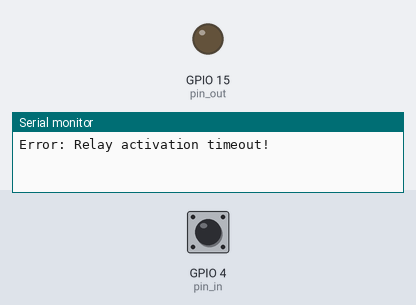
This program was run on a simulated ESP32-S3. Shown: output pins drawn as LEDs (lit = HIGH), the last lines printed to the serial monitor. Dashed ring = blinking. Inputs (shaded band) come from the test bench; at power-on: GPIO 4 (pin_in) HIGH.

Above: at 0.3 s.
At 1.25 s:
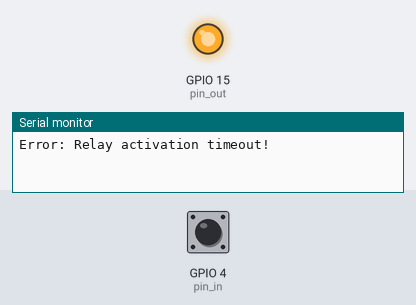
1.3 s: GPIO 4 (pin_in) pulled LOW for 0.15 s
At 2.1 s:
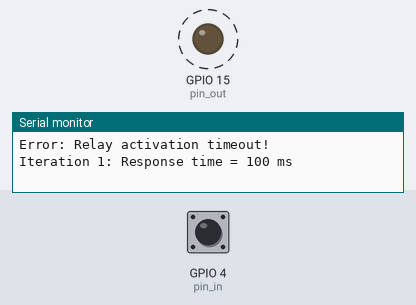
Timing chart, 0 to 10.3 s (numbered marks = the images above; inputs shaded):
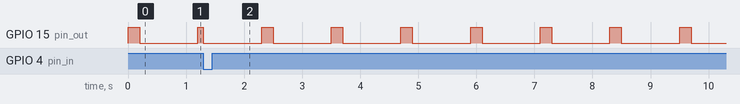

Measured:
- by itself, GPIO 15 (pin_out): alternates HIGH for 0.20 s and LOW for 1.0 s

The program:

main.cpp
```cpp
#include <Arduino.h>

class Parameters {
public:
  static constexpr uint8_t pin_in = 4;
  static constexpr uint8_t pin_out = 15;
  static constexpr uint8_t n_iter = 10;
};

uint32_t trigger_time = 0;
volatile uint32_t response_time = 0;
volatile bool relay_triggered = false;

void pin4Interrupt() {
  if (!relay_triggered) {
    response_time = millis() - trigger_time;
    relay_triggered = true;
  }
}

void setup() {
  Serial.begin(115200);
  pinMode(Parameters::pin_in, INPUT_PULLUP);
  pinMode(Parameters::pin_out, OUTPUT);
  digitalWrite(Parameters::pin_out, LOW); // Transistor OFF, Relay OFF
  attachInterrupt(digitalPinToInterrupt(Parameters::pin_in), pin4Interrupt, FALLING);
}

void loop() {
  static uint8_t iter_count = 0;
  static uint32_t total_time = 0;

  // Pin = HIGH -> BC547 ON -> relay IN = LOW -> Relay ON
  relay_triggered = false;
  trigger_time = millis();
  digitalWrite(Parameters::pin_out, HIGH);

  uint32_t timeout_start = millis();
  while (!relay_triggered && (millis() - timeout_start < 200)) {
    // Wait for interrupt
  }

  // Turn OFF relay
  digitalWrite(Parameters::pin_out, LOW);

  if (relay_triggered) {
    uint32_t elapsed = response_time;
    total_time += elapsed;
    iter_count++;

    Serial.print("Iteration ");
    Serial.print(iter_count);
    Serial.print(": Response time = ");
    Serial.print(elapsed);
    Serial.println(" ms");
  } else {
    Serial.println("Error: Relay activation timeout!");
  }

  // Print overall average once batch finishes
  if (iter_count >= Parameters::n_iter) {
    Serial.print("\n--> Mean activation time for ");
    Serial.print(Parameters::n_iter);
    Serial.print(" iterations: ");
    Serial.print((float)total_time / Parameters::n_iter);
    Serial.println(" ms\n");

    total_time = 0;
    iter_count = 0;
  }

  delay(1000);
}
```
